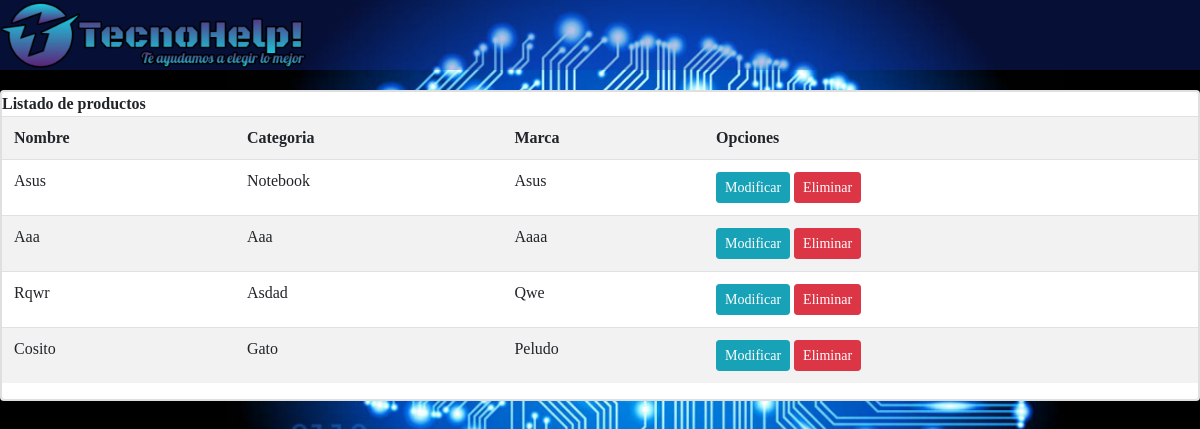
Screenshot of /catalogo/listar-productos with the database file from the repository.
### catalogo/models.py (models this page shows, shortened)
class Producto(models.Model):
    nombre = models.CharField(max_length=60)
    categoria = models.CharField(max_length=30)
    marca = models.CharField(max_length=30)
    imagen = models.ImageField(upload_to="celulares", null=True)

### catalogo/views.py (the view)
# urls.py: path('listar-productos', views.listar_productos, name='listar_productos'),
def listar_productos(request):
    productos = Producto.objects.all()
    context = {'productos':productos}
    return render(request, 'app/crud/listar.html', context)

### catalogo/templates/app/crud/listar.html (shortened to what this page needs)
{% extends 'app/baseuser.html' %}
{% block js %}
<head>
</head>
{% endblock %}
{% block contenido %}
    <div class="card">
        <div class="card body">
            <b>
                Listado de productos
            </b>
            <table class="table table-striped table-hover table-responsive-sm">
                <tr>
                    <th>Nombre</th>
                    <th>Categoria</th>
                    <th>Marca</th>
                    <th>Opciones</th>
                </tr>
                {% for prod in productos %}
                    <tr>
                        <td>{{ prod.nombre | title }}</td>
                        <td>{{ prod.categoria | title }}</td>
                        <td>{{ prod.marca | title }}</td>
                        <th>
                            <a href="{% url 'modificar_producto' prod.id %}" class="btn btn-info btn-sm">Modificar</a>
                            <a href="#" onclick="eliminarProducto({{prod.id}})" class="btn btn-danger btn-sm">Eliminar</a>
                        </th>
                    </tr>
                {% endfor %}
            </table>
        </div>
    </div>
{% endblock %}

### catalogo/static/app/css/estilos.css (style rules this page uses)
body { font-family: Calibri, Times new roman, sans-serif; margin: 0; background: url(../img/imagen.jpg); background-size: cover; background-attachment: fixed; }
* { box-sizing: border-box; }

### rows the page displays
Producto: nombre "Asus", categoria "Notebook", marca "Asus"
Producto: nombre "Aaa", categoria "Aaa", marca "Aaaa"
Producto: nombre "Rqwr", categoria "Asdad", marca "Qwe"
Producto: nombre "Cosito", categoria "Gato", marca "Peludo"
